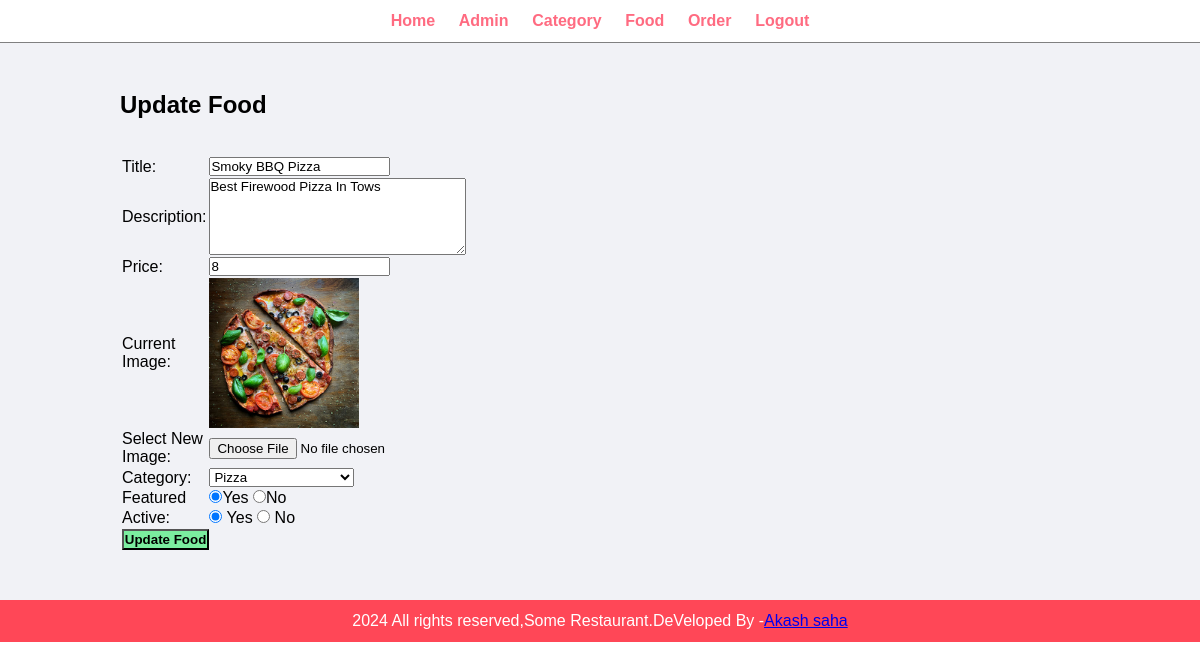
Page /admin/update-food.php?id=14 (signed in) on the committed database.
### tables this page shows
CREATE TABLE `tbl_food` (
  `id` int(10) UNSIGNED NOT NULL,
  `title` varchar(100) NOT NULL,
  `description` text NOT NULL,
  `price` decimal(10,0) NOT NULL,
  `image_name` varchar(156) NOT NULL,
  `category_id` int(10) UNSIGNED NOT NULL,
  `featured` varchar(10) NOT NULL,
  `active` varchar(10) NOT NULL
);

CREATE TABLE `tbl_category` (
  `id` int(10) UNSIGNED NOT NULL,
  `title` varchar(100) NOT NULL,
  `image_name` varchar(255) DEFAULT NULL,
  `featured` varchar(10) NOT NULL,
  `active` varchar(10) NOT NULL
);

### admin/update-food.php (the view, shortened to what this page needs)
<?php include('partials/menu.php');?>
<?php
if(isset($_GET['id']))
{
  $id = $_GET['id'];
  $sql2 = "SELECT * FROM tbl_food WHERE id=$id";
  $res2 = mysqli_query($conn, $sql2);
$row2 = mysqli_fetch_assoc($res2);
  $title = $row2['title'];
  $description = $row2['description'];
  $price = $row2['price'];
  $current_image = $row2['image_name'];
  $current_category = $row2['category_id'];
  $featured = $row2['featured'];
  $active = $row2['active'];
}
else{
  header('location:'. SITEURL .'admin/manage-food.php');
}
?>
<div class="main-content">
  <div class="wrapper">
    <h2>Update Food </h2>
    <br><br>
    <form action="" method="POST" enctype="multipart/form-data">
    <table class="tbl-30">
      <tr>
        <td>Title:</td>
        <td>
          <input type="text" name="title" value="<?php echo $title; ?>">
        </td>
      </tr>
      <tr>
        <td>Description: </td>
        <td>
   <textarea name="description"  cols="30" rows="5"><?php echo $description; ?></textarea>
        </td>
      </tr>
      <tr>
        <td>Price: </td>
        <td>
          <input type="number" name="price" value=<?php echo $price;  ?>>
        </td>
      </tr>
<tr>
  <td>Current Image: </td>
  <td>
 <?php
if($current_image == "")
{
   echo "<div class='error'>Image not Abailable</div>";
}
else{
  ?>
<img src="<?php echo SITEURL; ?>images/food/<?php echo $current_image;  ?>" width="150px"
<?php
}
?>
  </td>
</tr>
<tr>
  <td>Select New Image: </td>
  <td>
    <input type="file" name="image">
  </td>
</tr>
<tr>
  <td>Category: </td>
  <td>
    <select name="category" >
    <?php
    $sql = "SELECT * FROM tbl_category WHERE active='Yes'";
    $res = mysqli_query($conn, $sql);
    $count = mysqli_num_rows($res);
    if($count>0)
    {
 while($row=mysqli_fetch_assoc($res))
 {
     $category_title = $row['title'];
        $category_id = $row['id'];
?>
<option <?php if($current_category==$category_id){
          echo "selected";
        } ?>  value="<?php echo $category_id;?>"><?php echo $category_title; ?></option>
<?php
 }
    }
else
{
       echo "<option value='0'>Category Not Available.</option>";
}
    ?>
    </select>
  </td>
</tr>
<tr>
  <td>Featured</td>
  <td>
    <input <?php if($featured=="Yes") {echo  "checked"; }?>  type="radio" name="featured" value="Yes">Yes
    <input <?php if($featured=="No") {echo  "checked"; }?>  type="radio" name="featured" value="No">No
  </td>
</tr>
<tr>
  <td>Active:</td>
  <td>
    <input <?php if($active=="Yes") {echo  "checked"; }?>  type="radio" name="active" value="Yes"> Yes
    <input <?php if($active=="NO") {echo  "checked"; }?>  type="radio" name="active" value="No"> No
  </td>
</tr>
<tr>
  <td>
    <input type="submit" name="submit" value="Update Food" class="btn-secondary">
  </td>
</tr>
    </table>
    </form>
  </div>
</div>
<?php include ("partials/footer.php");?>

### css/admin.css (style rules this page uses)
* { margin: 0; padding: 0; font-family: Arial, Helvetica, sans-serif; }
.wrapper { padding: 1%; width: 80%; margin: 0 auto; }
.tbl-30 { width: 30%; }
.btn-secondary { background-color: #7bed9f; padding: 1%; color: black; text-decoration: none; font-weight: bold; }
.main-content { padding: 3% 0; background-color: #f1f2f6; }

### rows in the picture
tbl_food: title "Smoky BBQ Pizza", description "Best Firewood Pizza In Tows", price "8", image_name (picture), category "Pizza", featured "☑", active "☑"
